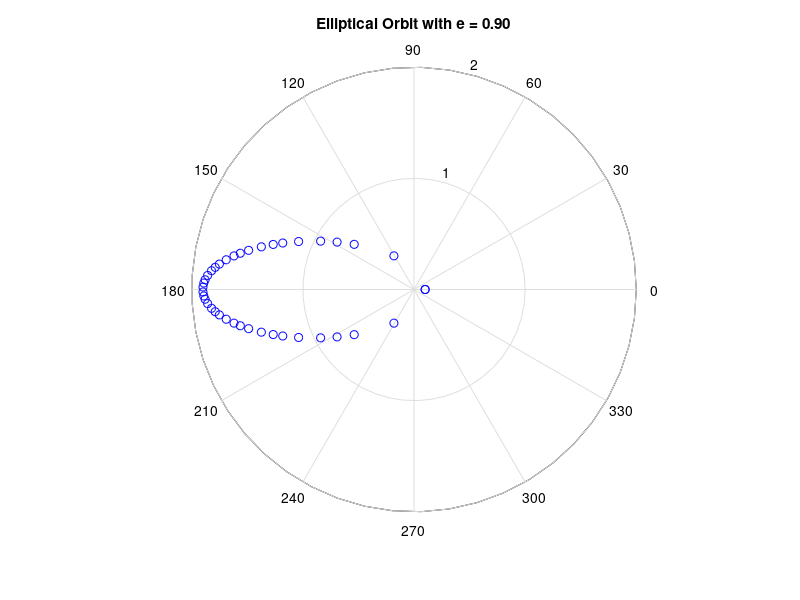

This figure's MATLAB source: (Note: this script raises an error after producing the figure.)
%% Task 1
clc % clear command window
clear % clear all variables
close all % close all graphics windows
%Find the Double Integral of f(x,y) using the MATLAB example above
%f(x,y)= x + y
%[‘x’ belongs [1,2] and ‘y’ belongs to [1,2]]
%Define a function f(x,y) = x+y, then integrate it as a double integral
Func = @ (x,y) (x + y);
%[Creating the function in ‘x’ and ‘y’]
I = integral2 (Func, 0, 1, 0, 2)
%[Calling the integral2 function and limits as 0 <= x <= 1; 0 <= y <= 2)]
%[Mathematically, the double integral of x + cos (y) + 1 is 3.9093]

%% Maxima and Minima
clc; clear;
% First, plot the function so that we can determine the x range to use
% in fminbnd. Let us assume that the relative minimum lies between
% x1=-10, x2=6.
xf=-10:0.1:6;
y=xf.^3 + 5.7*xf.^2 - 35.1*xf + 85.176;
plot(xf,y), xlabel('x'),ylabel('y'), grid, title('y vs x');
% Next, find the minimum and maximum using MATLAB's anonymous
% function method directly in the fminbnd function.
[xmin,ymin] = fminbnd( @(x) (x^3+5.7*x^2-35.1*x+85.176),-10,6 ); 
fprintf('xmin=%7.3f ymin=%9.3f \n',xmin,ymin)
% Note: To find a maximum, instead of a minimum of the
% negative of the function.
[xmax,ymax] = fminbnd( @(x) -(x^3+5.7*x^2-35.1*x+85.176),-10,6); Ymax=-ymax; %
% Print results
fprintf('xmax=%7.3f Ymax=%9.3f \n',xmax,Ymax)

%% Kepler
clear % clear variables
clc % clear command window
e = 0.9; % eccentricity
a = 1; % semi-major axis
N = 40; % number of points defining orbit
nTerms = 10; % number of terms to keep in infinite series defining
% eccentric anomaly
M = linspace(0,2*pi,N); % mean anomaly parameterizes time
% M varies from 0 to 2*pi over one orbit
alpha = zeros(1,N); % preallocate space for eccentric anomaly array
%%%%%%%%%%
%%%%%%%%%% Calculations & Plotting
%%%%%%%%%%
% Calculate eccentric anomaly at each point in orbit
for j = 1:N
% initialize eccentric anomaly to mean anomaly
alpha(j) = M(j);
% include first nTerms in infinite series
for n = 1:nTerms
alpha(j) = alpha(j) + 2 / n * besselj(n,n*e) .* sin(n*M(j));
end
end
% calculate polar coordiantes (theta, r) from eccentric anomaly
%this is celestial mechanics
theta = 2 * atan(sqrt((1+e)/(1-e)) * tan(alpha/2));
r = a * (1-e^2) ./ (1 + e*cos(theta));
% plot radius versus theta
plot(theta,r)
%hmmmm not a useful graph!
% polar a plot of orbit instead of cartesians
polar(theta,r,'bo');
% much better I can see the excentricity of the satellite
% Label plot with eccentricity
title(['Elliptical Orbit with e = ' sprintf('%.2f',e)]);
% Save plot as pdf
%set(gcf, 'PaperPosition', [0 2 8 8]);
%print ('-dpdf','kepler.pdf');
%print ('-dpng','kepler.png','-r300');


%Run the KeplerEquation code and change the exccentricity
%of the planet to 0.4, 0.7, 0.9 each time.
%What happens to the planet ?

% Explination:
% The higher the eccentricity, the more eliptical the orbit becomes. It
% starts to skeew to the 180 side of the graph. 


%% Task 4
%%Create a polar plot of r(t)=(t, sin(t)*cos(t)) for a full 2pi rotation.
%Then can you retain only one "petal" (loop)?

t = 0:0.01:pi/2; % Change / to * to get full rotation
r = (sin(t) .* cos(t));

polarplot(t, r)


%% Task 5
% tidy-up your workspace
clc % clear command window
clear % clear all variables
close all % close all graphics windows
% define the period of the signal
period = 5;
% 200 data points evenly spaced over 1 period
t = linspace(0,period,200);
% create a sine wave sin(2*pi/period*t) and add Gaussian noise to it
y = @(x) (sin(2*pi/period.*t));

noise = randn(1,length(t));

signal = y(t) + noise;

% plot as blue data points
plot(t,signal,"bo")
% prevent future plots from overwriting current plot
hold all
% create a sine wave with no noise and plot as red curve
plot(t, y(t),"r");
% label axes and add a legend for the two sine plots :'sine + noise','sine'
legend("Signal with noise", "Signal")
xlabel("x");
ylabel("sin(2*pi/5*t)");
title("Signal vs Noisy Signal")
% save the plot as a png file : name it sines.png
h = 4; % height of plot in inches
w = 6; % width of plot in inches
set(gcf, 'PaperSize', [w h]); % set size of PDF page
set(gcf, 'PaperPosition', [0 0 w h]); % put plot in lower-left corner
print ('-dpdf','plot07.pdf'); % save plot as pdf file
%print ('-dpng','?'); % save plot as pdf file
